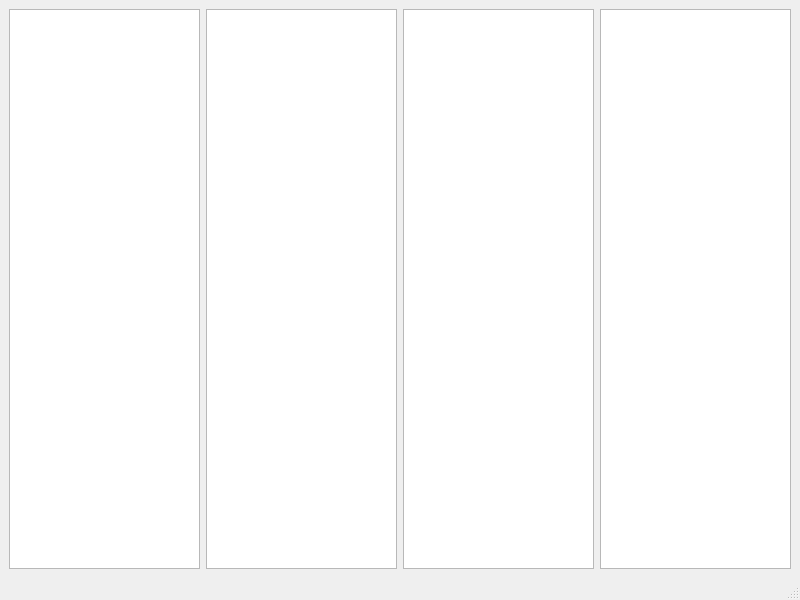
<?xml version="1.0" encoding="UTF-8"?>
<ui version="4.0">
 <class>MainWindow</class>
 <widget class="QMainWindow" name="MainWindow">
  <property name="geometry">
   <rect>
    <x>0</x>
    <y>0</y>
    <width>800</width>
    <height>600</height>
   </rect>
  </property>
  <property name="windowTitle">
   <string>MainWindow</string>
  </property>
  <widget class="QWidget" name="centralwidget">
   <layout class="QHBoxLayout" name="horizontalLayout">
    <item>
     <widget class="QTreeView" name="treeView"/>
    </item>
    <item>
     <widget class="QListWidget" name="listWidget"/>
    </item>
    <item>
     <widget class="QTreeView" name="treeView_2"/>
    </item>
    <item>
     <widget class="QTreeView" name="treeView_3"/>
    </item>
   </layout>
  </widget>
  <widget class="QMenuBar" name="menubar">
   <property name="geometry">
    <rect>
     <x>0</x>
     <y>0</y>
     <width>800</width>
     <height>18</height>
    </rect>
   </property>
  </widget>
  <widget class="QStatusBar" name="statusbar"/>
 </widget>
 <resources/>
 <connections/>
</ui>
